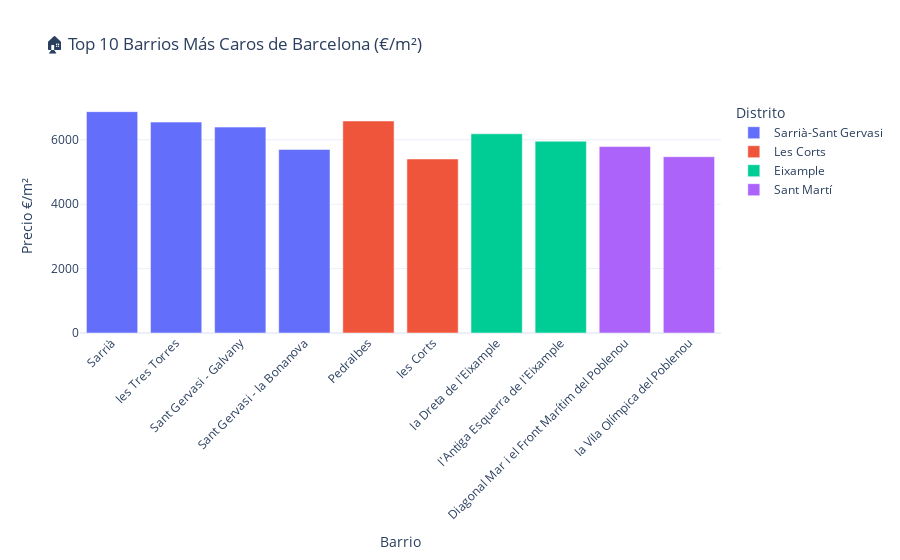

Source (notebook cell):
### Code cell
# Visualización: Top 10 barrios más caros
fig = px.bar(
    df_scorecard.head(10),
    x='barrio_nombre',
    y='precio_m2_venta_promedio',
    color='distrito_nombre',
    title='🏠 Top 10 Barrios Más Caros de Barcelona (€/m²)',
    labels={
        'precio_m2_venta_promedio': 'Precio €/m²',
        'barrio_nombre': 'Barrio',
        'distrito_nombre': 'Distrito'
    },
    template='plotly_white'
)
fig.update_layout(xaxis_tickangle=-45)
fig.show()

### Figure 1 — Plotly figure (JSON) as saved in the notebook; plotly's stock layout.template omitted (floating-point values rounded to 4 significant figures)
{"data": [{"hovertemplate": "Distrito=Sarrià-Sant Gervasi<br>Barrio=%{x}<br>Precio €/m²=%{y}<extra></extra>", "legendgroup": "Sarrià-Sant Gervasi", "marker": {"color": "#636efa", "pattern": {"shape": ""}}, "name": "Sarrià-Sant Gervasi", "orientation": "v", "showlegend": true, "textposition": "auto", "type": "bar", "x": ["Sarrià", "les Tres Torres", "Sant Gervasi - Galvany", "Sant Gervasi - la Bonanova"], "xaxis": "x", "y": [6874.0, 6549.0, 6394.0, 5701.0], "yaxis": "y"}, {"hovertemplate": "Distrito=Les Corts<br>Barrio=%{x}<br>Precio €/m²=%{y}<extra></extra>", "legendgroup": "Les Corts", "marker": {"color": "#EF553B", "pattern": {"shape": ""}}, "name": "Les Corts", "orientation": "v", "showlegend": true, "textposition": "auto", "type": "bar", "x": ["Pedralbes", "les Corts"], "xaxis": "x", "y": [6585.0, 5404.0], "yaxis": "y"}, {"hovertemplate": "Distrito=Eixample<br>Barrio=%{x}<br>Precio €/m²=%{y}<extra></extra>", "legendgroup": "Eixample", "marker": {"color": "#00cc96", "pattern": {"shape": ""}}, "name": "Eixample", "orientation": "v", "showlegend": true, "textposition": "auto", "type": "bar", "x": ["la Dreta de l'Eixample", "l'Antiga Esquerra de l'Eixample"], "xaxis": "x", "y": [6187.0, 5956.0], "yaxis": "y"}, {"hovertemplate": "Distrito=Sant Martí<br>Barrio=%{x}<br>Precio €/m²=%{y}<extra></extra>", "legendgroup": "Sant Martí", "marker": {"color": "#ab63fa", "pattern": {"shape": ""}}, "name": "Sant Martí", "orientation": "v", "showlegend": true, "textposition": "auto", "type": "bar", "x": ["Diagonal Mar i el Front Marítim del Poblenou", "la Vila Olímpica del Poblenou"], "xaxis": "x", "y": [5790.0, 5475.0], "yaxis": "y"}], "layout": {"barmode": "relative", "legend": {"title": {"text": "Distrito"}, "tracegroupgap": 0}, "title": {"text": "🏠 Top 10 Barrios Más Caros de Barcelona (€/m²)"}, "xaxis": {"anchor": "y", "domain": [0, 1], "tickangle": -45, "title": {"text": "Barrio"}}, "yaxis": {"anchor": "x", "domain": [0, 1], "title": {"text": "Precio €/m²"}}}}
